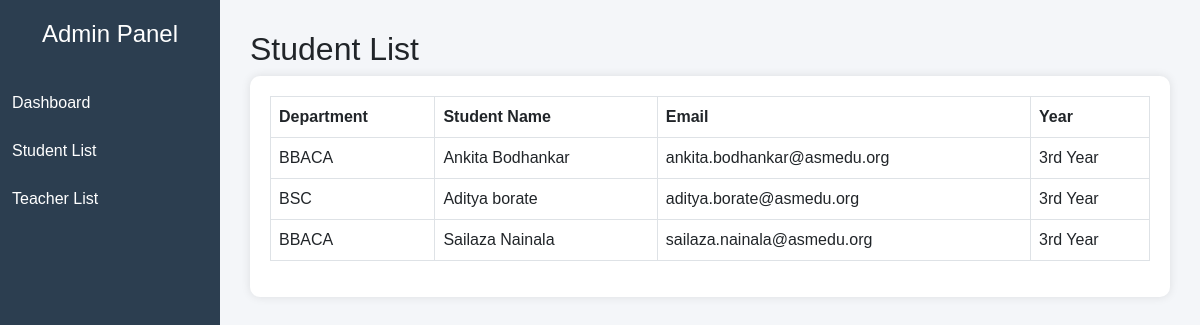
/student_list (signed in), run on an earlier commit of the app's database.
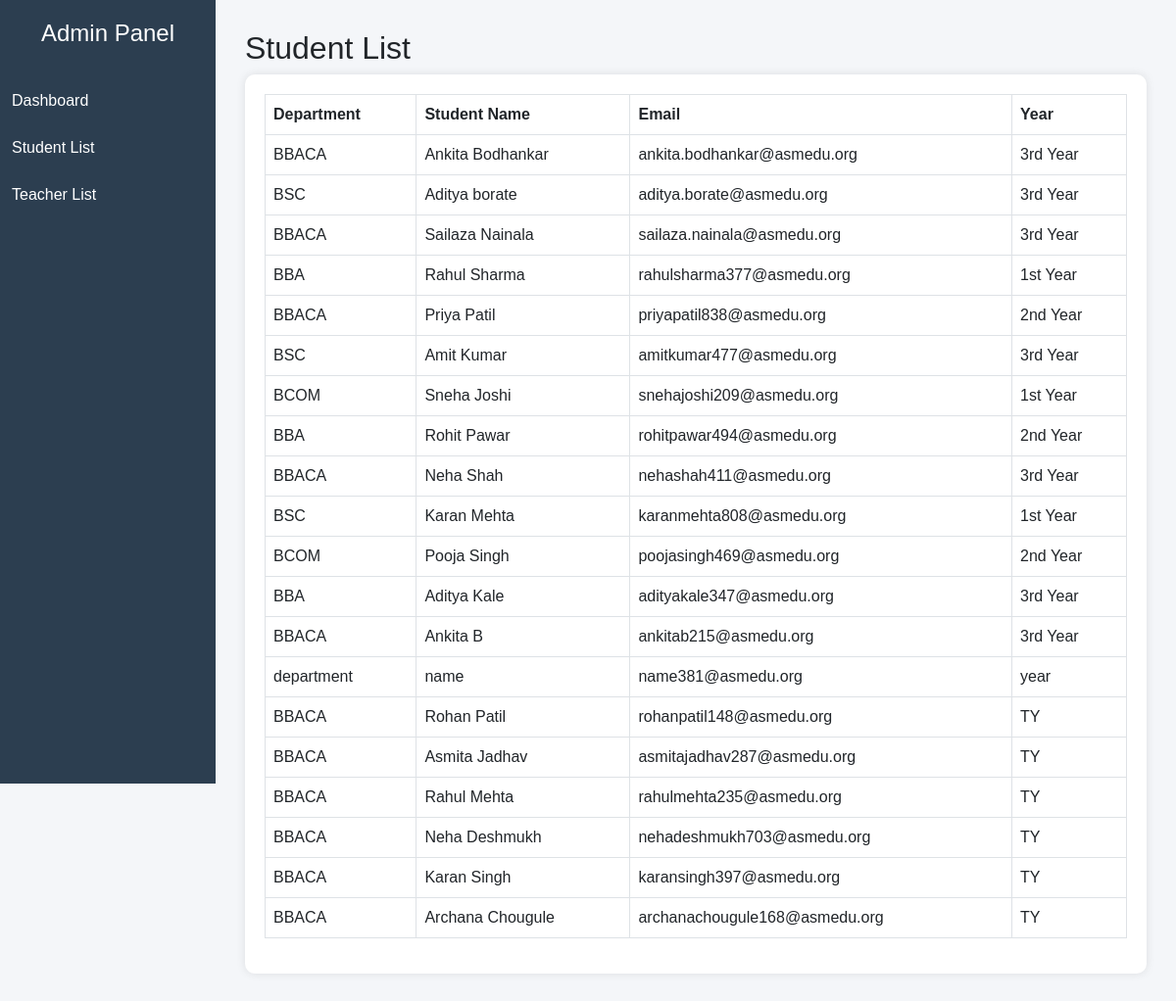
And on a later commit of the database.
### tables this page shows
CREATE TABLE users(
    id INTEGER PRIMARY KEY AUTOINCREMENT,
    name TEXT,
    email TEXT UNIQUE,
    password TEXT,
    role TEXT,
    department TEXT,
    year TEXT
);

### app.py (the view)
@app.route("/student_list")
def student_list():
    if session.get("role") != "admin":
        return redirect("/")
    conn = sqlite3.connect("saba.db")
    cursor = conn.cursor()
    cursor.execute("SELECT name,email,department,year FROM users WHERE role='student'")
    students = cursor.fetchall()
    conn.close()
    return render_template("student_list.html", students=students)

### templates/student_list.html (shortened to what this page needs)
<!DOCTYPE html>
<html>
<head>
<link rel="stylesheet"
href="https://cdn.jsdelivr.net/npm/bootstrap@5.3.0/dist/css/bootstrap.min.css">
</head>
<body>
<div class="sidebar">
<h4>Admin Panel</h4>
<a href="/admin">Dashboard</a>
<a href="/student_list">Student List</a>
<a href="/teacher_list">Teacher List</a>
</div>
<div class="main">
<h2>Student List</h2>
<div class="card-box">
<table class="table table-bordered">
<tr>
<th>Department</th>
<th>Student Name</th>
<th>Email</th>
<th>Year</th>
</tr>
{% for s in students %}
<tr>
<td>{{ s[2] }}</td>
<td>{{ s[0] }}</td>
<td>{{ s[1] }}</td>
<td>{{ s[3] }}</td>
</tr>
{% endfor %}
</table>
</div>
</div>
</body>
</html>

### templates/student_list.html (style rules this page uses)
body { background:#f4f6f9; font-family:Arial; }
.sidebar { width:220px; height:100vh; background:#2c3e50; position:fixed; color:white; padding-top:20px; }
.sidebar h4 { text-align:center; margin-bottom:30px; }
.sidebar a { display:block; color:white; padding:12px; text-decoration:none; }
.main { margin-left:220px; padding:30px; }
.card-box { background:white; padding:20px; border-radius:10px; box-shadow:0 0 10px rgba(0,0,0,0.1); }

What changed in the data, as far as the page shows it:
added users: department "BBA", name "Rahul Sharma", email "rahulsharma377@asmedu.org", year "1st Year"
added users: department "BBACA", name "Priya Patil", email "priyapatil838@asmedu.org", year "2nd Year"
added users: department "BSC", name "Amit Kumar", email "amitkumar477@asmedu.org", year "3rd Year"
added users: department "BCOM", name "Sneha Joshi", email "snehajoshi209@asmedu.org", year "1st Year"
added users: department "BBA", name "Rohit Pawar", email "rohitpawar494@asmedu.org", year "2nd Year"
added users: department "BBACA", name "Neha Shah", email "nehashah411@asmedu.org", year "3rd Year"
added users: department "BSC", name "Karan Mehta", email "karanmehta808@asmedu.org", year "1st Year"
added users: department "BCOM", name "Pooja Singh", email "poojasingh469@asmedu.org", year "2nd Year"
added users: department "BBA", name "Aditya Kale", email "adityakale347@asmedu.org", year "3rd Year"
added users: department "BBACA", name "Ankita B", email "ankitab215@asmedu.org", year "3rd Year"
added users: department "department", name "name", email "name381@asmedu.org", year "year"
added users: department "BBACA", name "Rohan Patil", email "rohanpatil148@asmedu.org", year "TY"
added users: department "BBACA", name "Asmita Jadhav", email "asmitajadhav287@asmedu.org", year "TY"
added users: department "BBACA", name "Rahul Mehta", email "rahulmehta235@asmedu.org", year "TY"
added users: department "BBACA", name "Neha Deshmukh", email "nehadeshmukh703@asmedu.org", year "TY"
added users: department "BBACA", name "Karan Singh", email "karansingh397@asmedu.org", year "TY"
added users: department "BBACA", name "Archana Chougule", email "archanachougule168@asmedu.org", year "TY"
